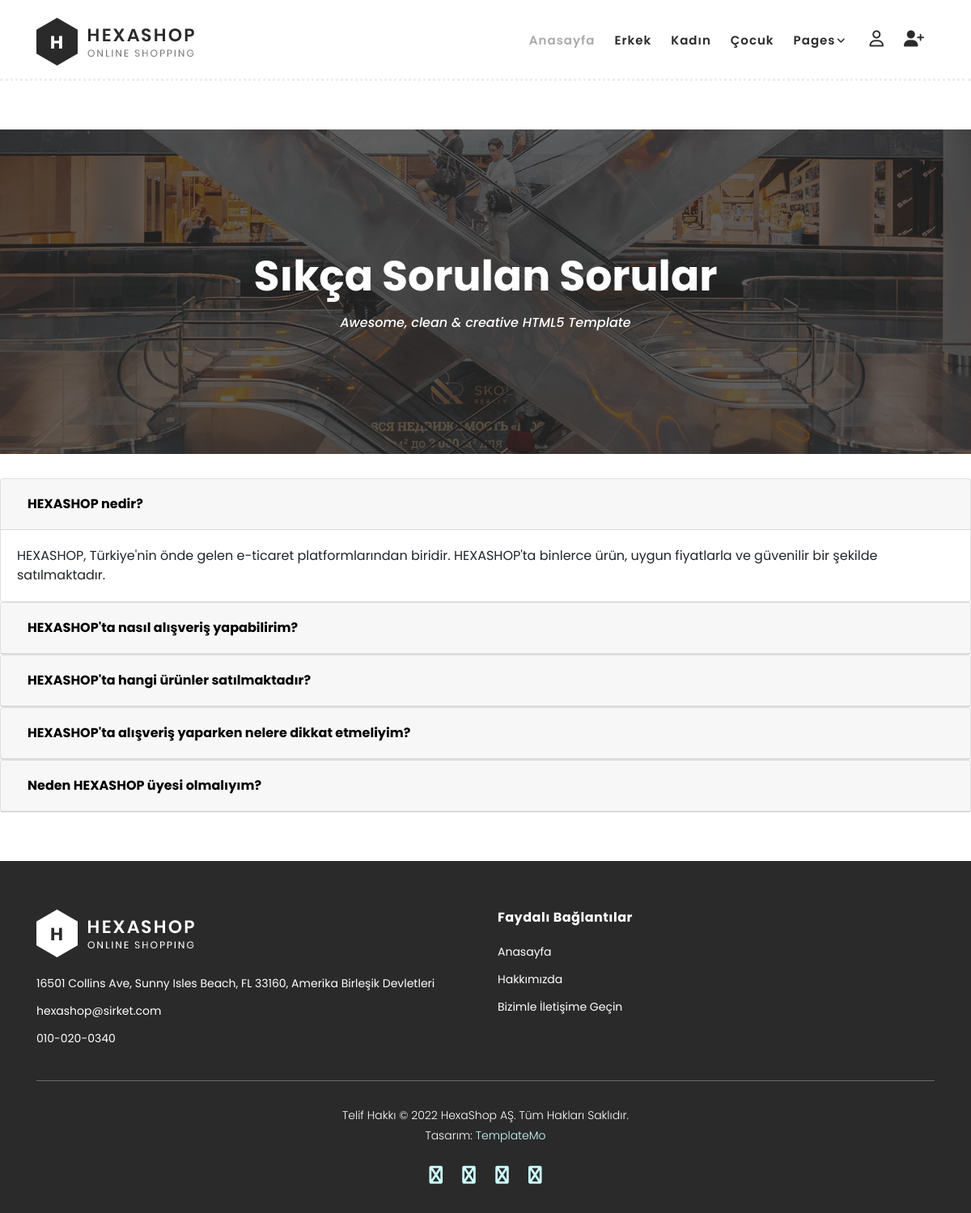
Screenshot of /sss/ with the database file from the repository.
### home/models.py (models this page shows, shortened)
class FAQ(models.Model):
    STATUS= (
        ('True', 'Evet'),
        ('False', 'Hayır'),
    )
    question = models.CharField(max_length=100)
    answer = models.CharField(max_length=255)
    status = models.CharField(max_length=10,choices=STATUS)
    create_at = models.DateTimeField(auto_now_add=True)
    update_at = models.DateTimeField(auto_now=True)

### home/views.py (the view)
# urls.py: path('sss/', views.sss, name='sss'),
def sss(request):
    sss = FAQ.objects.all()
    context = {"sss":sss,}
    return render(request, 'home/faq.html',context)

### home/templates/home/faq.html (shortened to what this page needs)
{% extends 'home/homebase.html' %}
{% load static %}
{% block header %} {% include 'home/header.html' %} {% endblock %}
{% block content %}
<div class="page-heading about-page-heading" id="top">
    <div class="container">
        <div class="row">
            <div class="col-lg-12">
                <div class="inner-content">
                    <h2>Sıkça Sorulan Sorular</h2>
                    <span>Awesome, clean &amp; creative HTML5 Template</span>
                </div>
            </div>
        </div>
    </div>
</div>
<div id="accordion">
    {% for rs in sss %}
    <div class="card">
        <div class="card-header" id="heading{{ forloop.counter }}">
            <h5 class="mb-0">
                <button class="btn btn-link" data-toggle="collapse" data-target="#collapse{{ forloop.counter }}"
                    aria-expanded="true" aria-controls="collapse{{ forloop.counter }}">
                    {{ rs.question }}
                </button>
            </h5>
        </div>
        <div id="collapse{{ forloop.counter }}" class="collapse {% if forloop.first %}show{% endif %}"
            aria-labelledby="heading{{ forloop.counter }}" data-parent="#accordion">
            <div class="card-body">
                {{ rs.answer }}
            </div>
        </div>
    </div>
    {% endfor %}
</div>
{% endblock %}
{% block footer %}{% include 'home/footer.html' %}{% endblock %}

### home/static/home/css/templatemo-hexashop.css (style rules this page uses)
html, body, div, span, applet, object, iframe, h1, h2, h3, h4, h5, h6, p, blockquote, div pre, a, abbr, acronym, address, big, cite, code, del, dfn, em, font, img, ins, kbd, q, s, samp, small, strike, strong, sub, sup, tt, var, b, u, i, center, dl, dt, dd, ol, ul, li, figure, header, nav, section, article, aside, footer, figcaption { margin: 0; padding: 0; border: 0; outline: 0; }
* { box-sizing: border-box; }
html, body { font-family: 'Poppins', sans-serif; font-weight: 400; background-color: #fff; font-size: 16px; -ms-text-size-adjust: 100%; -webkit-font-smoothing: antialiased; -moz-osx-font-smoothing: grayscale; }
h1, h2, h3, h4, h5, h6 { margin-top: 0px; margin-bottom: 0px; }
html, body { background: #fff; font-family: 'Poppins', sans-serif; }
.page-heading { margin-top: 160px; margin-bottom: 30px; background-image: url(../images/products-page-heading.jpg); background-position: center center; background-size: cover; background-repeat: no-repeat; }
.page-heading .inner-content { padding: 150px 0px; text-align: center; }
.page-heading .inner-content h2 { font-size: 52px; color: #fff; font-weight: 700; margin-bottom: 15px; }
.page-heading .inner-content span { font-size: 16px; font-weight: 500; color: #fff; font-style: italic; }
.about-page-heading { margin-top: 160px; margin-bottom: 30px; background-image: url(../images/about-us-page-heading.jpg); background-position: center center; background-size: cover; background-repeat: no-repeat; }

### home/templates/home/faq.html (style rules this page uses)
.btn-link { color: black !important; font-weight: bold; }

### rows the page displays
FAQ: question "HEXASHOP nedir?", answer "HEXASHOP, Türkiye'nin önde gelen e-ticaret platformlarından biridir. HEXASHOP'ta binlerce ürün, uygun fiyatlarla ve güvenilir bir şekilde satılmaktadır."
FAQ: question "HEXASHOP'ta nasıl alışveriş yapabilirim?"
FAQ: question "HEXASHOP'ta hangi ürünler satılmaktadır?"
FAQ: question "HEXASHOP'ta alışveriş yaparken nelere dikkat etmeliyim?"
FAQ: question "Neden HEXASHOP üyesi olmalıyım?"
